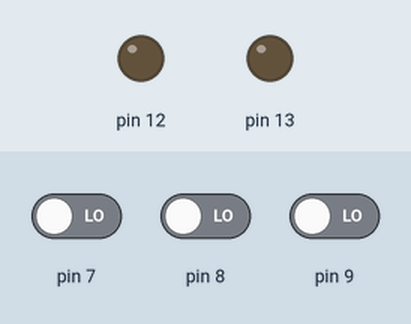
This sketch was run on a simulated Arduino Uno, built with avr-gcc and run on an emulated ATmega328P. On the bench: output pins drawn as LEDs (lit = HIGH). The test bench sets the inputs (shaded band); at power-on: pin 7 LOW, pin 8 LOW, pin 9 LOW.

Above: at 1.2 s.
1.3 s: pin 7 driven HIGH
At 2.5 s:
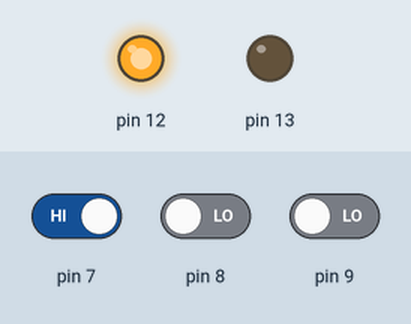
2.8 s: pin 8 driven HIGH
At 3.6 s:
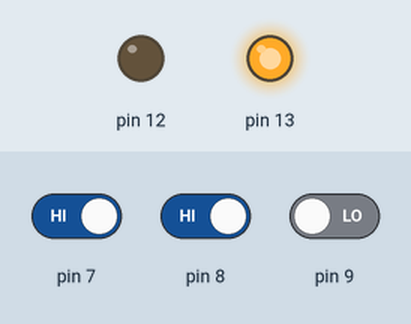
4.3 s: pin 9 driven HIGH
At 4.7 s:
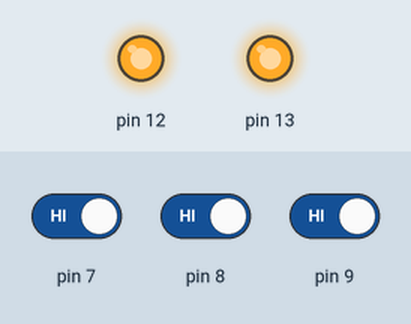
5.8 s: pin 9 driven LOW
At 7.0 s:
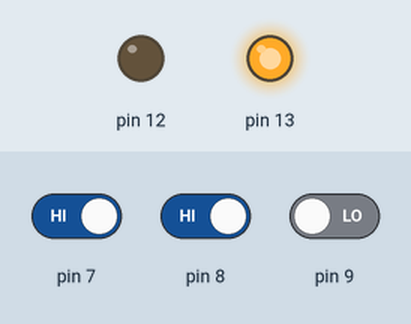
7.3 s: pin 7 driven LOW
At 8.2 s:
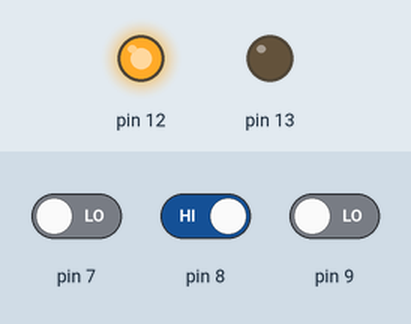
Timing chart, 0 to 9.8 s (numbered marks = the images above; inputs shaded):
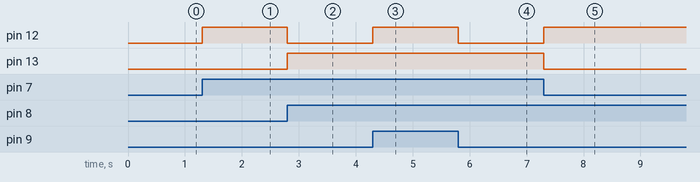

Measured:
- after the input at 1.3 s, pin 12: LOW → HIGH at once
- after the input at 2.8 s, pin 12: HIGH → LOW at once; pin 13: LOW → HIGH at once
- after the input at 4.3 s, pin 12: LOW → HIGH at once
- after the input at 5.8 s, pin 12: HIGH → LOW at once
- after the input at 7.3 s, pin 12: LOW → HIGH at once; pin 13: HIGH → LOW at once

The sketch:

fullAdder.ino
```cpp
byte A,B,C;
void setup() {
  // put your setup code here, to run once:
  pinMode(13,OUTPUT);
  pinMode(12,OUTPUT);

  pinMode(7,INPUT);
  pinMode(8,INPUT);
  pinMode(9,INPUT);

}

void loop() {
  // put your main code here, to run repeatedly:

  A = digitalRead(7);
  B = digitalRead(8);
  C = digitalRead(9);

  digitalWrite(13, (A&B) | (B&C) | (A&C) );
  digitalWrite(12, A^B^C);

  }
```
